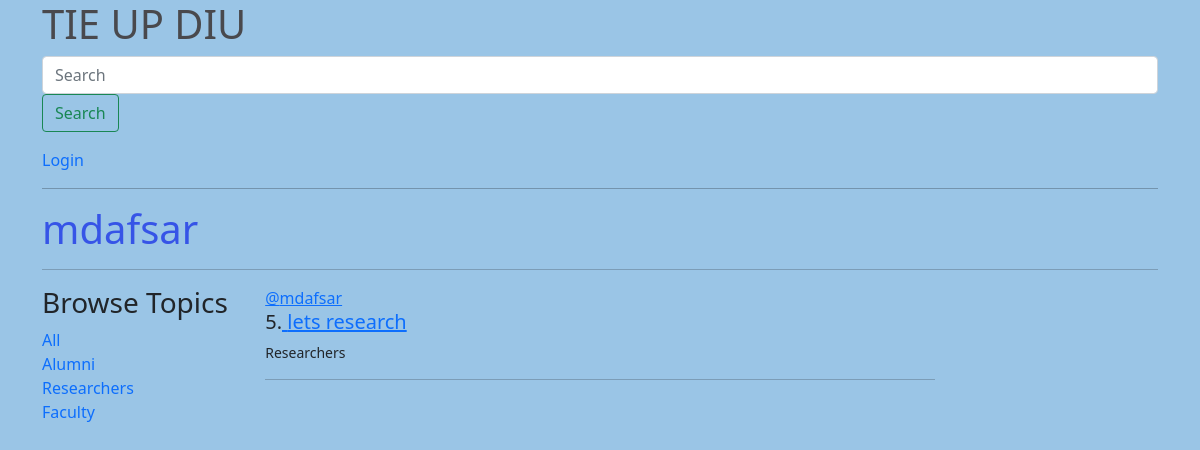
The page /profile/4/ on the database its author committed.
### base/models.py (models this page shows, shortened)
class Topic(models.Model):
    name = models.CharField(max_length=200)

class Room(models.Model):
    host = models.ForeignKey(User, on_delete=models.SET_NULL, null=True)
    topic =models.ForeignKey(Topic, on_delete=models.SET_NULL, null=True)
    name = models.CharField(max_length=200)
    decription = models.TextField(null=True, blank=True)
    participants= models.ManyToManyField(User,related_name='participants',blank=True)
    updated = models.DateTimeField(auto_now=True)
    Created = models.DateTimeField(auto_now_add=True)
    class Meta:
     ordering = ['-updated', '-Created']

### base/views.py (the view)
# urls.py: path('profile/<str:pk>/', views.userProfile,name="user-profile"),
def userProfile(request,pk):
    user = User.objects.get(id=pk)
    rooms = user.room_set.all()
    topics = Topic.objects.all()
    context = {'user':user , 'rooms':rooms , 'topics':topics}
    return render(request, 'base/profile.html',context)

### base/templates/base/profile.html (shortened to what this page needs)
{% extends 'main.html' %}
{% block content %}
<h1 style="color: hsla(233, 85%, 49%, 0.736);">{{user.username}}</h1>
<hr>
<div  class="profile-container">
    <div>
         {% include 'base/topics_component.html' %}
    </div>
    <div>
      {% include 'base/feed_component.html' %}
    </div>
     <div>
    </div>
</div>
{% endblock content %}

### base/templates/base/topics_component.html
<h3>Browse Topics</h3>
              <div>
                   <a href="{% url 'home' %}"   style =" text-decoration: none;">All</a>
               </div>
               {% for topic in topics %}
               <div>
                 <a href="{% url 'home' %}?q={{topic.name}}"    style =" text-decoration: none;"  >{{topic.name}}</a>
               </div>
               {% endfor %}

### base/templates/base/feed_component.html (shortened to what this page needs)
<div>
              {% for room in rooms %}
                <div>
                     <a href="{% url 'user-profile' room.host.id %}">@{{room.host.username}}</a>
                        <h5>{{room.id}}.<a href="{% url 'room' room.id %}"> {{room.name}}</a></h5>
                        <small>{{room.topic.name}}</small>
                         <hr>
                </div>
        {% endfor %}
           </div>

### static/styles/main.css (style rules this page uses)
body { background-color: hsla(197, 54%, 69%, 0.88); }

### base/templates/base/profile.html (style rules this page uses)
.profile-container { display:grid; grid-template-columns: 1fr 3fr 1fr; }

### rows shown on the page
Topic: name "Alumni"
Topic: name "Researchers"
Topic: name "Faculty"
Room: host.username "mdafsar", id "5", name "lets research", topic.name "Researchers"

### other values the page prints
{{ user.username }} "mdafsar"
